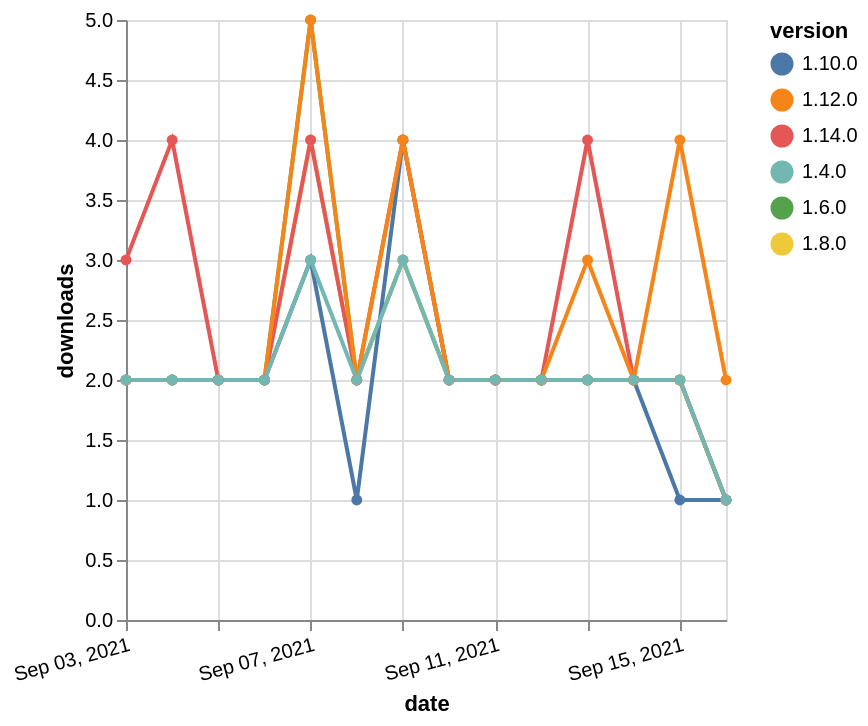

Vega-Lite specification stored for this chart:
### Vega-Lite specification from a JSON file in a GitHub repository (floating-point values rounded to 4 significant figures)
{"$schema": "https://vega.github.io/schema/vega-lite/v5.json", "description": "A simple bar chart with embedded data.", "data": {"values": [{"date": "2021-09-03", "total": 1717, "delta": 2, "version": "1.6.0"}, {"date": "2021-09-04", "total": 1719, "delta": 2, "version": "1.6.0"}, {"date": "2021-09-05", "total": 1721, "delta": 2, "version": "1.6.0"}, {"date": "2021-09-06", "total": 1723, "delta": 2, "version": "1.6.0"}, {"date": "2021-09-07", "total": 1728, "delta": 5, "version": "1.6.0"}, {"date": "2021-09-08", "total": 1730, "delta": 2, "version": "1.6.0"}, {"date": "2021-09-09", "total": 1733, "delta": 3, "version": "1.6.0"}, {"date": "2021-09-10", "total": 1735, "delta": 2, "version": "1.6.0"}, {"date": "2021-09-11", "total": 1737, "delta": 2, "version": "1.6.0"}, {"date": "2021-09-12", "total": 1739, "delta": 2, "version": "1.6.0"}, {"date": "2021-09-13", "total": 1741, "delta": 2, "version": "1.6.0"}, {"date": "2021-09-14", "total": 1743, "delta": 2, "version": "1.6.0"}, {"date": "2021-09-15", "total": 1745, "delta": 2, "version": "1.6.0"}, {"date": "2021-09-16", "total": 1746, "delta": 1, "version": "1.6.0"}, {"date": "2021-09-03", "total": 1533, "delta": 2, "version": "1.8.0"}, {"date": "2021-09-04", "total": 1535, "delta": 2, "version": "1.8.0"}, {"date": "2021-09-05", "total": 1537, "delta": 2, "version": "1.8.0"}, {"date": "2021-09-06", "total": 1539, "delta": 2, "version": "1.8.0"}, {"date": "2021-09-07", "total": 1543, "delta": 4, "version": "1.8.0"}, {"date": "2021-09-08", "total": 1545, "delta": 2, "version": "1.8.0"}, {"date": "2021-09-09", "total": 1548, "delta": 3, "version": "1.8.0"}, {"date": "2021-09-10", "total": 1550, "delta": 2, "version": "1.8.0"}, {"date": "2021-09-11", "total": 1552, "delta": 2, "version": "1.8.0"}, {"date": "2021-09-12", "total": 1554, "delta": 2, "version": "1.8.0"}, {"date": "2021-09-13", "total": 1556, "delta": 2, "version": "1.8.0"}, {"date": "2021-09-14", "total": 1558, "delta": 2, "version": "1.8.0"}, {"date": "2021-09-15", "total": 1560, "delta": 2, "version": "1.8.0"}, {"date": "2021-09-16", "total": 1561, "delta": 1, "version": "1.8.0"}, {"date": "2021-09-03", "total": 1032, "delta": 2, "version": "1.10.0"}, {"date": "2021-09-04", "total": 1034, "delta": 2, "version": "1.10.0"}, {"date": "2021-09-05", "total": 1036, "delta": 2, "version": "1.10.0"}, {"date": "2021-09-06", "total": 1038, "delta": 2, "version": "1.10.0"}, {"date": "2021-09-07", "total": 1041, "delta": 3, "version": "1.10.0"}, {"date": "2021-09-08", "total": 1042, "delta": 1, "version": "1.10.0"}, {"date": "2021-09-09", "total": 1046, "delta": 4, "version": "1.10.0"}, {"date": "2021-09-10", "total": 1048, "delta": 2, "version": "1.10.0"}, {"date": "2021-09-11", "total": 1050, "delta": 2, "version": "1.10.0"}, {"date": "2021-09-12", "total": 1052, "delta": 2, "version": "1.10.0"}, {"date": "2021-09-13", "total": 1054, "delta": 2, "version": "1.10.0"}, {"date": "2021-09-14", "total": 1056, "delta": 2, "version": "1.10.0"}, {"date": "2021-09-15", "total": 1057, "delta": 1, "version": "1.10.0"}, {"date": "2021-09-16", "total": 1058, "delta": 1, "version": "1.10.0"}, {"date": "2021-09-03", "total": 244, "delta": 3, "version": "1.14.0"}, {"date": "2021-09-04", "total": 248, "delta": 4, "version": "1.14.0"}, {"date": "2021-09-05", "total": 250, "delta": 2, "version": "1.14.0"}, {"date": "2021-09-06", "total": 252, "delta": 2, "version": "1.14.0"}, {"date": "2021-09-07", "total": 256, "delta": 4, "version": "1.14.0"}, {"date": "2021-09-08", "total": 258, "delta": 2, "version": "1.14.0"}, {"date": "2021-09-09", "total": 262, "delta": 4, "version": "1.14.0"}, {"date": "2021-09-10", "total": 264, "delta": 2, "version": "1.14.0"}, {"date": "2021-09-11", "total": 266, "delta": 2, "version": "1.14.0"}, {"date": "2021-09-12", "total": 268, "delta": 2, "version": "1.14.0"}, {"date": "2021-09-13", "total": 272, "delta": 4, "version": "1.14.0"}, {"date": "2021-09-14", "total": 274, "delta": 2, "version": "1.14.0"}, {"date": "2021-09-15", "total": 276, "delta": 2, "version": "1.14.0"}, {"date": "2021-09-16", "total": 277, "delta": 1, "version": "1.14.0"}, {"date": "2021-09-03", "total": 791, "delta": 2, "version": "1.12.0"}, {"date": "2021-09-04", "total": 793, "delta": 2, "version": "1.12.0"}, {"date": "2021-09-05", "total": 795, "delta": 2, "version": "1.12.0"}, {"date": "2021-09-06", "total": 797, "delta": 2, "version": "1.12.0"}, {"date": "2021-09-07", "total": 802, "delta": 5, "version": "1.12.0"}, {"date": "2021-09-08", "total": 804, "delta": 2, "version": "1.12.0"}, {"date": "2021-09-09", "total": 808, "delta": 4, "version": "1.12.0"}, {"date": "2021-09-10", "total": 810, "delta": 2, "version": "1.12.0"}, {"date": "2021-09-11", "total": 812, "delta": 2, "version": "1.12.0"}, {"date": "2021-09-12", "total": 814, "delta": 2, "version": "1.12.0"}, {"date": "2021-09-13", "total": 817, "delta": 3, "version": "1.12.0"}, {"date": "2021-09-14", "total": 819, "delta": 2, "version": "1.12.0"}, {"date": "2021-09-15", "total": 823, "delta": 4, "version": "1.12.0"}, {"date": "2021-09-16", "total": 825, "delta": 2, "version": "1.12.0"}, {"date": "2021-09-03", "total": 2094, "delta": 2, "version": "1.4.0"}, {"date": "2021-09-04", "total": 2096, "delta": 2, "version": "1.4.0"}, {"date": "2021-09-05", "total": 2098, "delta": 2, "version": "1.4.0"}, {"date": "2021-09-06", "total": 2100, "delta": 2, "version": "1.4.0"}, {"date": "2021-09-07", "total": 2103, "delta": 3, "version": "1.4.0"}, {"date": "2021-09-08", "total": 2105, "delta": 2, "version": "1.4.0"}, {"date": "2021-09-09", "total": 2108, "delta": 3, "version": "1.4.0"}, {"date": "2021-09-10", "total": 2110, "delta": 2, "version": "1.4.0"}, {"date": "2021-09-11", "total": 2112, "delta": 2, "version": "1.4.0"}, {"date": "2021-09-12", "total": 2114, "delta": 2, "version": "1.4.0"}, {"date": "2021-09-13", "total": 2116, "delta": 2, "version": "1.4.0"}, {"date": "2021-09-14", "total": 2118, "delta": 2, "version": "1.4.0"}, {"date": "2021-09-15", "total": 2120, "delta": 2, "version": "1.4.0"}, {"date": "2021-09-16", "total": 2121, "delta": 1, "version": "1.4.0"}]}, "width": "container", "mark": {"type": "line", "point": {"filled": true}}, "encoding": {"x": {"field": "date", "type": "temporal", "timeUnit": "yearmonthdate", "title": "date", "axis": {"labelAngle": -15}}, "y": {"field": "delta", "type": "quantitative", "title": "downloads"}, "color": {"field": "version", "type": "nominal"}, "tooltip": {"field": "delta"}}}
